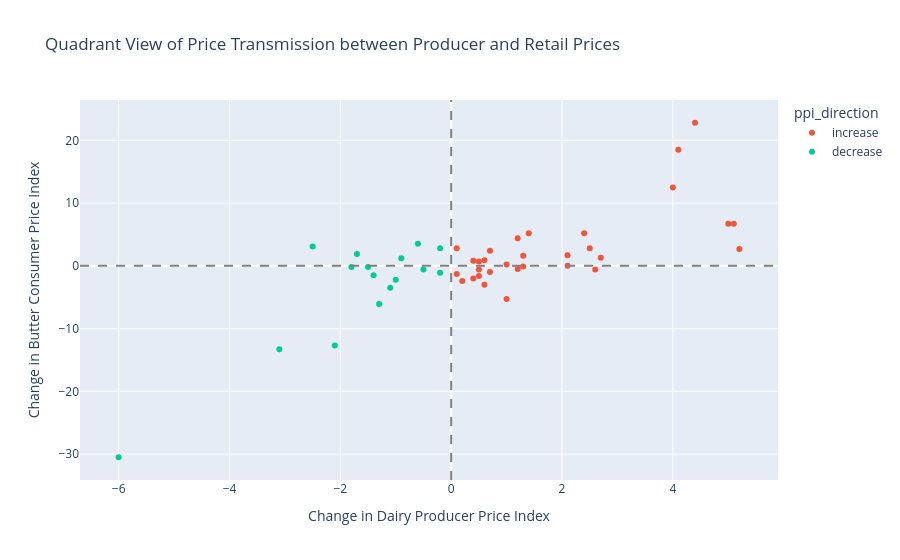

Here is the notebook cell this chart was saved with:
### Code cell
# Interactive notebook figure: monthly price transmission scatter plot.
fig = px.scatter(
    merged_df,
    x="ppi_change",
    y="butter_change",
    color="ppi_direction",
    title="Quadrant View of Price Transmission between Producer and Retail Prices",
    labels={
        "ppi_change": "Change in Dairy Producer Price Index",
        "butter_change": "Change in Butter Consumer Price Index"
    }
)

fig.add_vline(x=0, line_dash="dash", line_color="gray")
fig.add_hline(y=0, line_dash="dash", line_color="gray")

fig.show()

### Figure 1 — Plotly figure (JSON) as saved in the notebook; plotly's stock layout.template omitted (floating-point values rounded to 4 significant figures)
{"data": [{"hovertemplate": "ppi_direction=increase<br>Change in Dairy Producer Price Index=%{x}<br>Change in Butter Consumer Price Index=%{y}<extra></extra>", "legendgroup": "increase", "marker": {"color": "#EF553B", "symbol": "circle"}, "mode": "markers", "name": "increase", "orientation": "v", "showlegend": true, "type": "scatter", "x": [0.5, 0.4, 1.0, 0.5, 0.6, 0.1, 0.2, 1.2, 0.7, 0.6, 1.3, 1.3, 0.4, 1.0, 2.1, 4.0, 2.4, 5.0, 2.6, 2.7, 4.4, 4.1, 5.1, 5.2, 2.5, 2.1, 1.2, 0.7, 0.1, 1.4, 0.5], "xaxis": "x", "y": [-1.6, -2.0, 0.2, 0.7, -3.0, -1.3, -2.4, 4.4, 2.4, 0.9, 1.6, -0.1, 0.8, -5.3, 0.0, 12.5, 5.2, 6.7, -0.6, 1.3, 22.8, 18.5, 6.7, 2.7, 2.8, 1.7, -0.5, -1.0, 2.8, 5.2, -0.6], "yaxis": "y"}, {"hovertemplate": "ppi_direction=decrease<br>Change in Dairy Producer Price Index=%{x}<br>Change in Butter Consumer Price Index=%{y}<extra></extra>", "legendgroup": "decrease", "marker": {"color": "#00cc96", "symbol": "circle"}, "mode": "markers", "name": "decrease", "orientation": "v", "showlegend": true, "type": "scatter", "x": [-0.5, -1.8, -1.5, -0.2, -0.2, -0.6, -2.5, -3.1, -6.0, -2.1, -1.3, -1.0, -1.4, -1.7, -1.1, -0.9], "xaxis": "x", "y": [-0.6, -0.2, -0.2, 2.8, -1.1, 3.5, 3.1, -13.3, -30.5, -12.7, -6.1, -2.2, -1.5, 1.9, -3.5, 1.2], "yaxis": "y"}], "layout": {"legend": {"title": {"text": "ppi_direction"}, "tracegroupgap": 0}, "shapes": [{"line": {"color": "gray", "dash": "dash"}, "type": "line", "x0": 0, "x1": 0, "xref": "x", "y0": 0, "y1": 1, "yref": "y domain"}, {"line": {"color": "gray", "dash": "dash"}, "type": "line", "x0": 0, "x1": 1, "xref": "x domain", "y0": 0, "y1": 0, "yref": "y"}], "title": {"text": "Quadrant View of Price Transmission between Producer and Retail Prices"}, "xaxis": {"anchor": "y", "domain": [0, 1], "title": {"text": "Change in Dairy Producer Price Index"}}, "yaxis": {"anchor": "x", "domain": [0, 1], "title": {"text": "Change in Butter Consumer Price Index"}}}}
